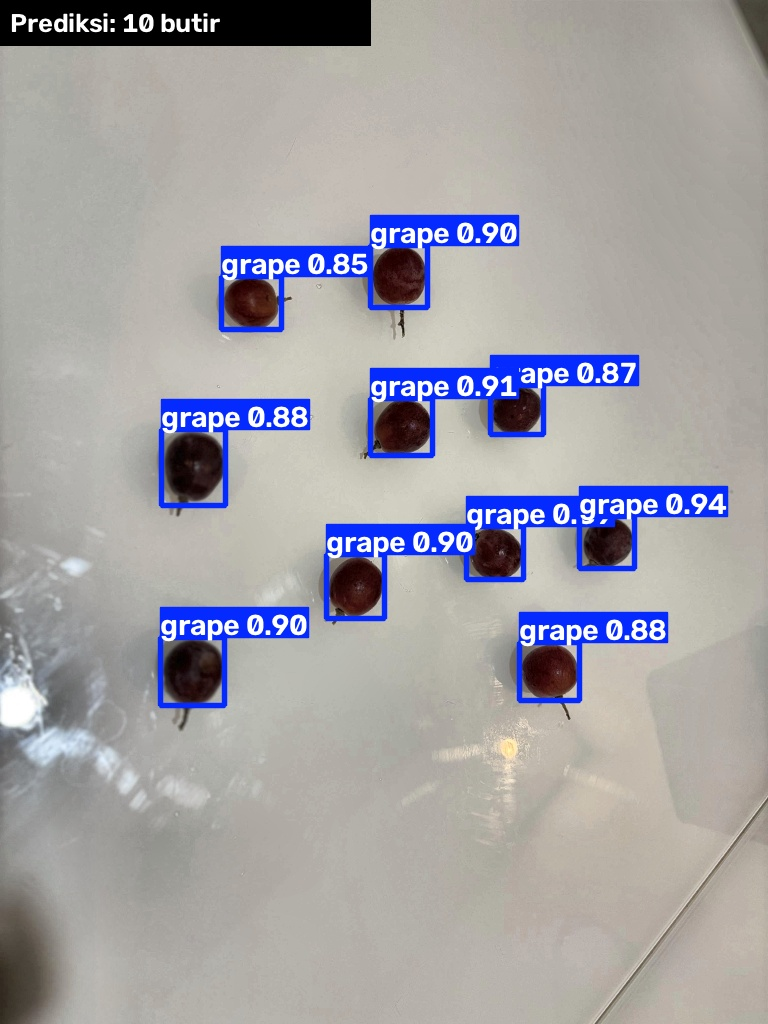
#> input picture M3/hasil_evaluasi_yolo/grape_006_jpg.rf.49e9c296ee6b6acb644568a30ebd490f_deteksi.jpg, 768 x 1024 px
$ python -i preprocess_m1_snapshot.py   (imports and definitions only)
#> lines starting #> are read from the running program, lines starting #| are printed output that depends on the picture
"""preprocess.py - preprocessing dan segmentasi anggur.

Dipakai oleh M1 (eksperimen), M2 (fitur) dan M3 (perbandingan raw vs preprocessed).
Semua langkah dikendalikan satu dict konfigurasi, jadi berpindah dari P0 ke P3
cukup dengan mengubah config, bukan menulis ulang kode.
"""
import copy
import cv2
import numpy as np

# Konfigurasi dasar (P0): hanya resize + segmentasi HSV + morfologi minimal.
# Nilai HSV adalah titik awal dari EDA (train), BUKAN nilai final.
BASE_CONFIG = {
    "max_side": 1024,
    "color_space": "hsv",
    "gamma": None,       # contoh: 0.7 (terang) atau 1.5 (gelap)
    "clahe": None,       # contoh: {"clip": 2.0, "tile": 8}
    "denoise": None,     # contoh: {"method": "gaussian", "k": 5}  (gaussian|median|bilateral)
    "sharpen": None,     # contoh: {"sigma": 1.5, "amount": 0.7}
    "hsv": {
        "hue_ranges": [(0, 12), (130, 179)],   # merah melingkar -> dua rentang
        "s_min": 70,
        "v_min": 15,
        "v_max": 255,
    },
    "lab": {"a_min": 145, "b_max": 145, "l_max": 200},   # titik awal, di-tuning di train
    "morph": {"open_k": 5, "close_k": 7, "fill_hole_area": 400},
}


def get_config(**overrides):
    """Salinan BASE_CONFIG. Contoh: get_config(clahe={"clip": 2.0, "tile": 8})."""
    cfg = copy.deepcopy(BASE_CONFIG)
    for k, v in overrides.items():
        if isinstance(v, dict) and isinstance(cfg.get(k), dict):
            cfg[k].update(v)
        else:
            cfg[k] = v
#> further down, picture is the input picture: shape (1024, 768, 3); mean B, G, R 165.6, 161.3, 163
    return cfg


# ---------------- langkah-langkah dasar ----------------
# [6 lines left out: function resize_max, not called in this run]


def apply_gamma(img, gamma):
    table = ((np.arange(256) / 255.0) ** (1.0 / gamma) * 255).astype(np.uint8)
    return cv2.LUT(img, table)


def apply_clahe(img, clip=2.0, tile=8):
#> called with clip = 2, tile = 8
    lab = cv2.cvtColor(img, cv2.COLOR_BGR2LAB)
#> lab: shape (1024, 768, 3); mean of channels 0, 1, 2 170.3, 131.6, 126.5
    l, a, b = cv2.split(lab)
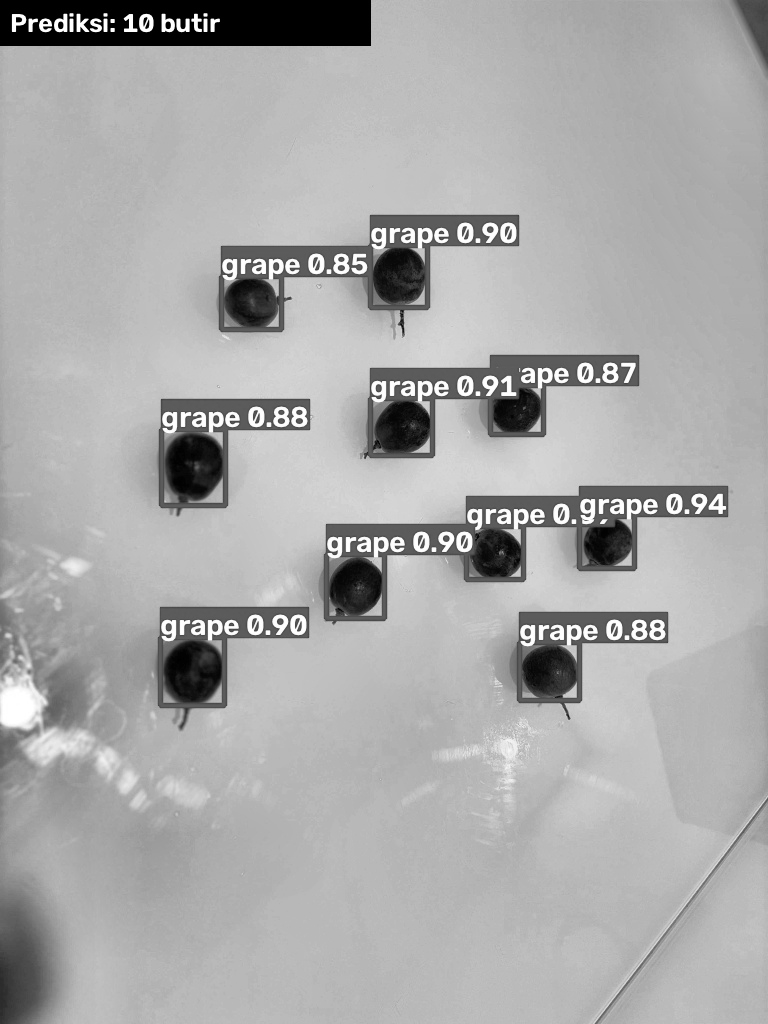
#> l: shape (1024, 768); min 0, max 255, mean 170.3
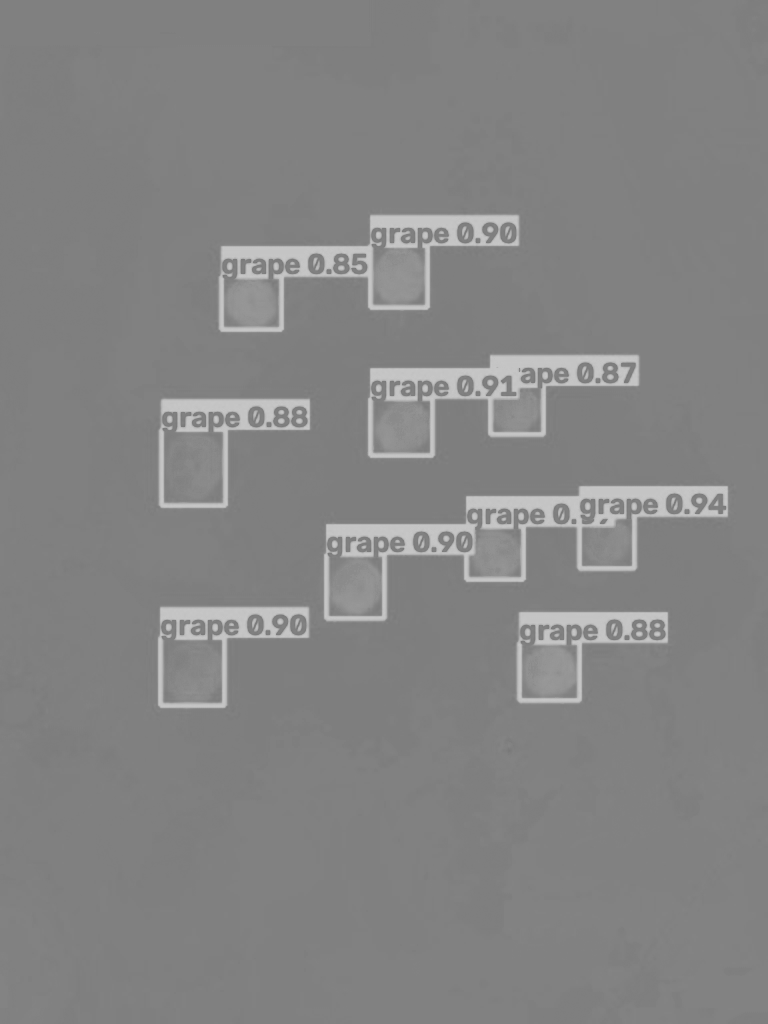
#> a: shape (1024, 768); min 120, max 200, mean 131.6
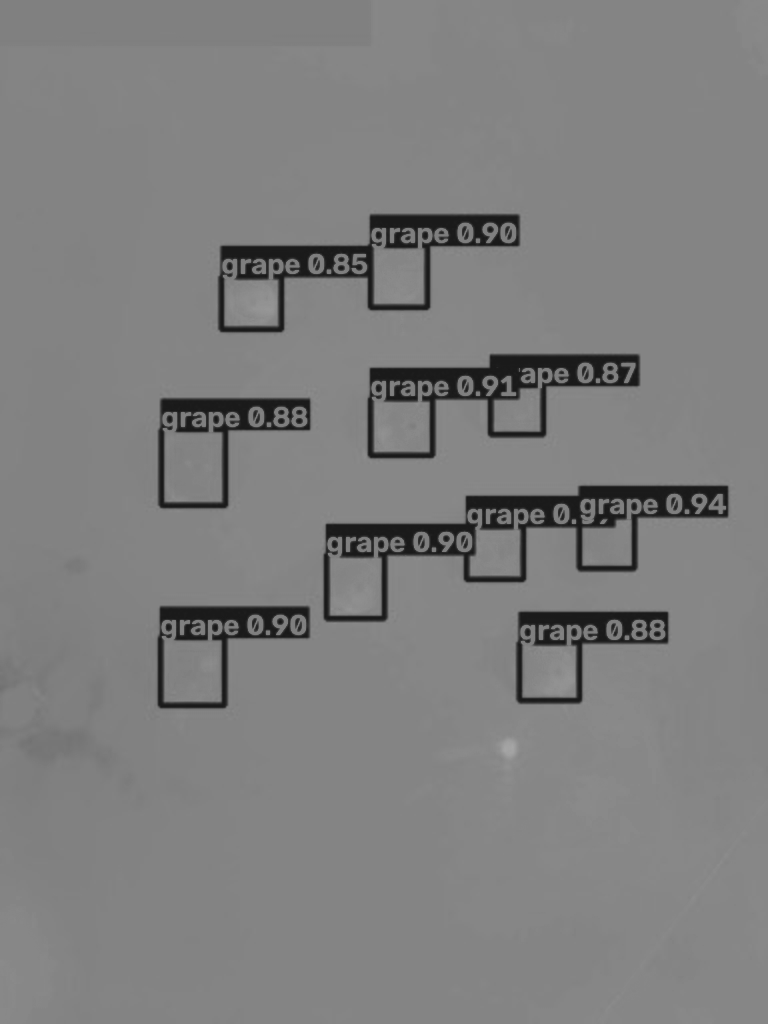
#> b: shape (1024, 768); min 24, max 166, mean 126.5
    l = cv2.createCLAHE(clipLimit=clip, tileGridSize=(tile, tile)).apply(l)
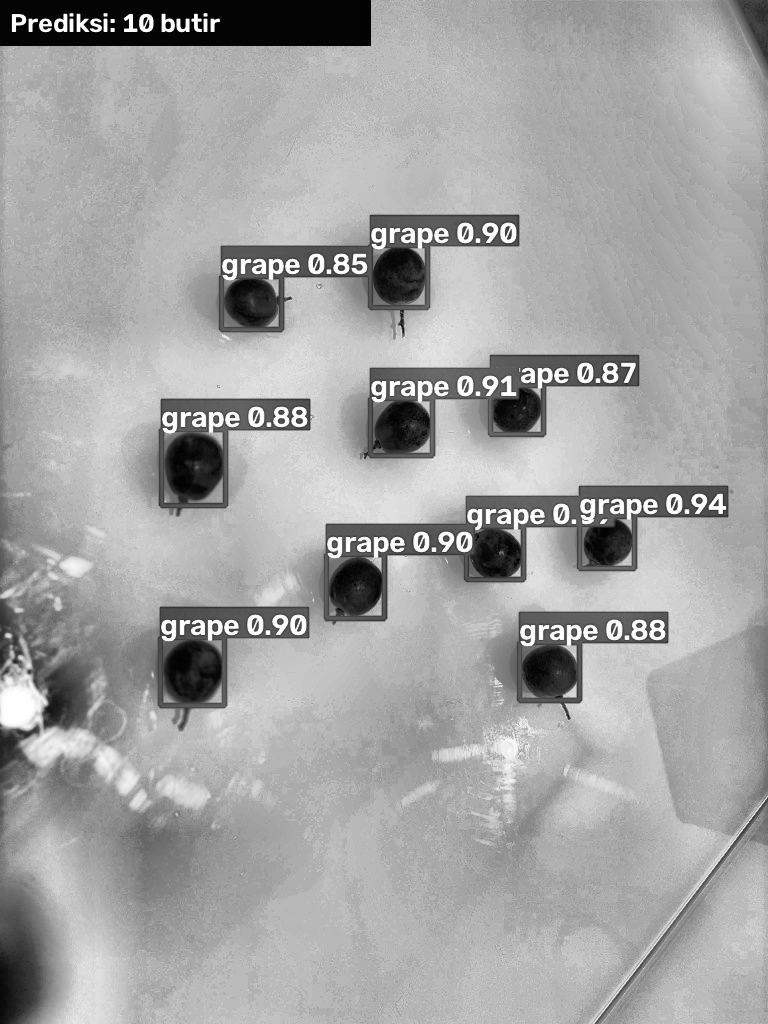
#> l: shape (1024, 768); min 1, max 255, mean 164.1
    return cv2.cvtColor(cv2.merge([l, a, b]), cv2.COLOR_LAB2BGR)
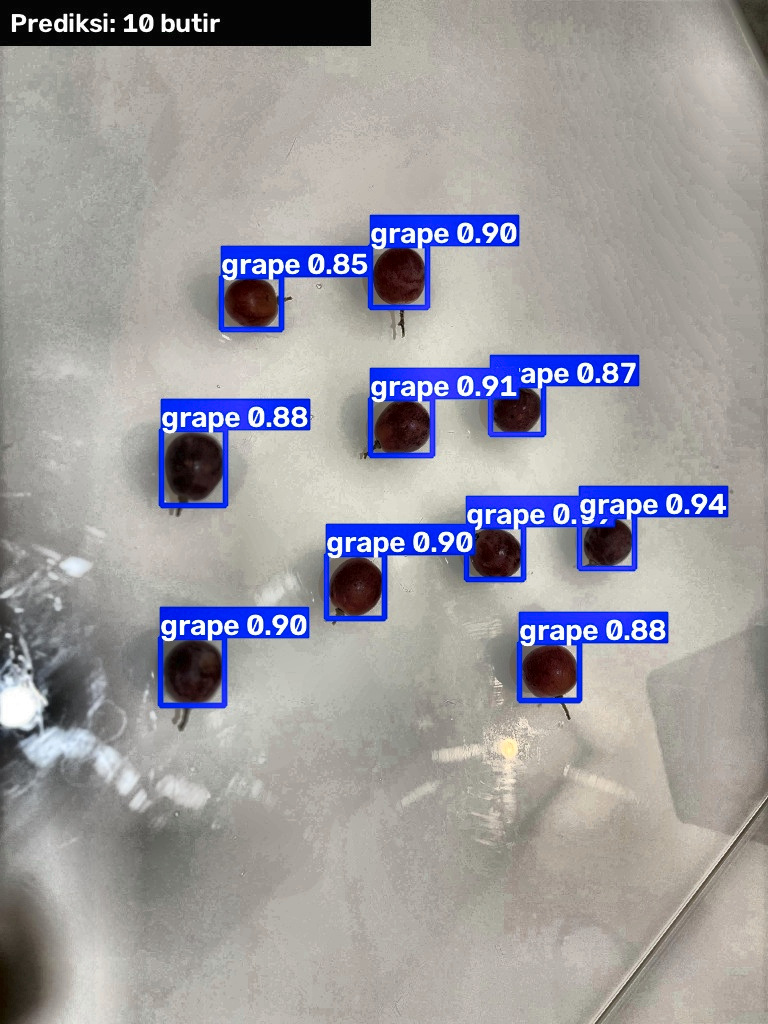
#> returned value: shape (1024, 768, 3); mean B, G, R 159.2, 155.1, 157.2


# [9 lines left out: function denoise, not called in this run]


def sharpen(img, sigma=1.5, amount=0.7):
    blur = cv2.GaussianBlur(img, (0, 0), sigma)
    return cv2.addWeighted(img, 1 + amount, blur, -amount, 0)


# [60 lines left out: functions preprocess, segment_hsv, segment_lab, fill_small_holes, clean_mask, make_mask, not called in this run]


# Konfigurasi final bagian M1 (P0 + morfologi), hasil tuning di TRAIN. Parameter B1 ada di grape_pipeline.py.
FINAL_CONFIG = get_config(
    hsv={"s_min": 120, "hue_ranges": [(0, 12), (130, 179)], "v_min": 15, "v_max": 255},
    morph={"open_k": 9, "close_k": 7, "fill_hole_area": 400},
)

>>> import cv2
>>> picture = cv2.imread('../hasil_evaluasi_yolo/grape_006_jpg.rf.49e9c296ee6b6acb644568a30ebd490f_deteksi.jpg')
>>> result = apply_clahe(picture)
